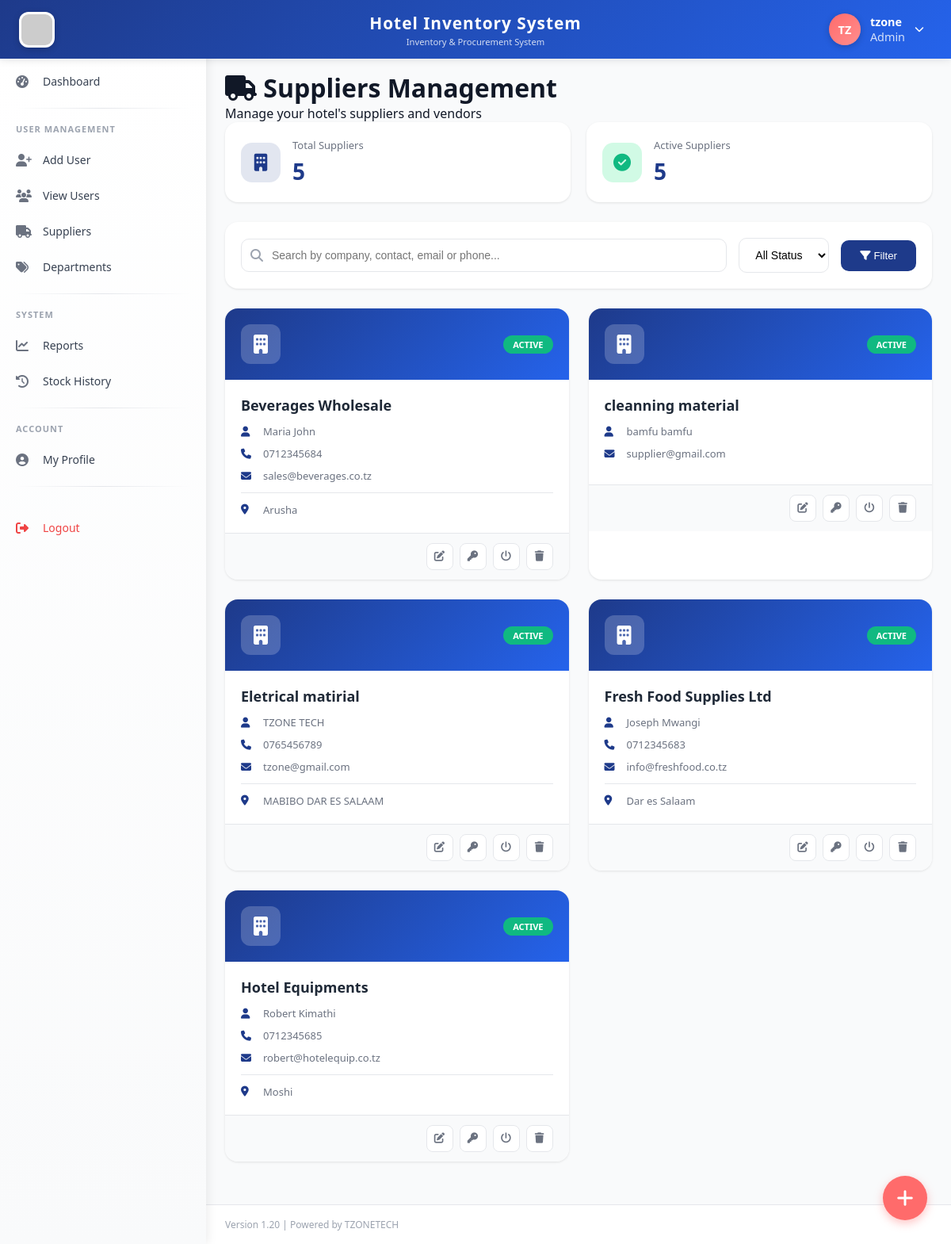
The page /manager/suppliers.php (signed in) on the database its author committed.
### tables this page shows
CREATE TABLE `users` (
  `id` int(11) NOT NULL,
  `fullname` varchar(100) NOT NULL,
  `username` varchar(50) NOT NULL,
  `password` varchar(255) NOT NULL,
  `email` varchar(100) NOT NULL,
  `phone` varchar(20) DEFAULT NULL,
  `role_id` int(11) NOT NULL,
  `status` enum('active','inactive') DEFAULT 'active',
  `created_at` timestamp NOT NULL DEFAULT current_timestamp(),
  `phone_verified` tinyint(4) DEFAULT 0,
  `reset_token` varchar(100) DEFAULT NULL,
  `reset_expires` datetime DEFAULT NULL,
  `profile_picture` varchar(255) DEFAULT NULL,
  `updated_at` timestamp NOT NULL DEFAULT current_timestamp() ON UPDATE current_timestamp()
);

CREATE TABLE `suppliers` (
  `id` int(11) NOT NULL,
  `company_name` varchar(100) NOT NULL,
  `contact_person` varchar(100) DEFAULT NULL,
  `email` varchar(100) DEFAULT NULL,
  `phone` varchar(20) DEFAULT NULL,
  `address` text DEFAULT NULL,
  `status` enum('active','inactive') DEFAULT 'active',
  `created_at` timestamp NOT NULL DEFAULT current_timestamp(),
  `password` varchar(255) DEFAULT NULL,
  `reset_token` varchar(100) DEFAULT NULL,
  `reset_expires` datetime DEFAULT NULL,
  `phone_verified` tinyint(4) DEFAULT 0,
  `updated_at` timestamp NOT NULL DEFAULT current_timestamp() ON UPDATE current_timestamp()
);

### manager/suppliers.php (the view, shortened to what this page needs)
<?php
require_once '../includes/auth_check.php';
$search = $_GET['search'] ?? '';
$sql = "SELECT * FROM suppliers WHERE 1=1";
$sql .= " ORDER BY company_name ASC";
$result = $db->query($sql);
$suppliers = $result->fetch_all(MYSQLI_ASSOC);
include '../templates/header.php';
include '../templates/sidebar.php';
?>
<div class="main-content">
    <div class="page-header">
        <h1><i class="fas fa-truck"></i> Suppliers Management</h1>
        <p>Manage your hotel's suppliers and vendors</p>
    </div>
    <div class="stats-summary">
        <div class="stat-item">
            <div class="stat-icon total">
                <i class="fas fa-building"></i>
            </div>
            <div class="stat-info">
                <div class="stat-label">Total Suppliers</div>
                <div class="stat-number" id="totalSuppliers"><?php echo count($suppliers); ?></div>
            </div>
        </div>
        <div class="stat-item">
            <div class="stat-icon active">
                <i class="fas fa-check-circle"></i>
            </div>
            <div class="stat-info">
                <div class="stat-label">Active Suppliers</div>
                <div class="stat-number" id="activeSuppliers">
                    <?php
                        $active_count = 0;
                        foreach($suppliers as $s) {
                            if($s['status'] == 'active') $active_count++;
                        }
                        echo $active_count;
                    ?>
                </div>
            </div>
        </div>
    </div>
    <div class="search-filter-bar">
        <form method="GET" action="" class="search-form" id="filterForm">
            <div class="search-box">
                <i class="fas fa-search"></i>
                <input type="text" name="search" id="searchInput" placeholder="Search by company, contact, email or phone..."
                       value="<?php echo htmlspecialchars($search); ?>" autocomplete="off">
            </div>
            <div class="filter-box">
                <select name="status" id="statusFilter" onchange="this.form.submit()">
                    <option value="">All Status</option>
                </select>
            </div>
            <button type="submit" class="btn-search">
                <i class="fas fa-filter"></i> Filter
            </button>
        </form>
    </div>
    <div class="suppliers-grid" id="suppliersGrid">
        <?php if(count($suppliers) > 0): ?>
            <?php foreach($suppliers as $index => $supplier): ?>
                <div class="supplier-card" data-id="<?php echo $supplier['id']; ?>" data-index="<?php echo $index; ?>">
                    <div class="supplier-card-header">
                        <div class="supplier-avatar">
                            <i class="fas fa-building"></i>
                        </div>
                        <div class="supplier-status <?php echo $supplier['status']; ?>">
                            <?php echo ucfirst($supplier['status']); ?>
                        </div>
                    </div>
                    <div class="supplier-card-body">
                        <h3 class="supplier-name"><?php echo htmlspecialchars($supplier['company_name']); ?></h3>
                        <?php if($supplier['contact_person']): ?>
                            <div class="supplier-contact">
                                <i class="fas fa-user"></i> <?php echo htmlspecialchars($supplier['contact_person']); ?>
                            </div>
                        <?php endif; ?>
                        <?php if($supplier['phone']): ?>
                            <div class="supplier-contact">
                                <i class="fas fa-phone"></i> <?php echo htmlspecialchars($supplier['phone']); ?>
                            </div>
                        <?php endif; ?>
                        <?php if($supplier['email']): ?>
                            <div class="supplier-contact">
                                <i class="fas fa-envelope"></i> <?php echo htmlspecialchars($supplier['email']); ?>
                            </div>
                        <?php endif; ?>
                        <?php if($supplier['address']): ?>
                            <div class="supplier-address">
                                <i class="fas fa-map-marker-alt"></i> <?php echo htmlspecialchars(substr($supplier['address'], 0, 60)); ?>
                            </div>
                        <?php endif; ?>
                    </div>
                    <div class="supplier-card-footer">
                        <button class="btn-icon edit" onclick="editSupplier(<?php echo $supplier['id']; ?>)" title="Edit Supplier">
                            <i class="fas fa-edit"></i>
                        </button>
                        <button class="btn-icon key" onclick="resetSupplierPassword(<?php echo $supplier['id']; ?>)" title="Reset Password">
                            <i class="fas fa-key"></i>
                        </button>
                        <button class="btn-icon toggle" onclick="toggleSupplierStatus(<?php echo $supplier['id']; ?>)" title="Toggle Status">
                            <i class="fas fa-power-off"></i>
                        </button>
                        <button class="btn-icon delete" onclick="deleteSupplier(<?php echo $supplier['id']; ?>)" title="Delete Supplier">
                            <i class="fas fa-trash"></i>
                        </button>
                    </div>
                </div>
            <?php endforeach; ?>
        <?php endif; ?>
    </div>
    <button class="fab" id="fabBtn" onclick="openAddModal()">
        <i class="fas fa-plus"></i>
    </button>
</div>
<?php include '../templates/footer.php'; ?>

### templates/header.php (shortened to what this page needs)
<!DOCTYPE html>
<html lang="en">
<head>
    <link rel="stylesheet" href="https://cdnjs.cloudflare.com/ajax/libs/font-awesome/6.4.0/css/all.min.css">
    <link rel="stylesheet" href="<?php echo APP_URL; ?>/assets/css/style.css">
</head>
<body>
    <div class="top-header">
        <div class="header-left">
            <img src="<?php echo APP_URL; ?>/assets/images/hotel.jpg" alt="Hotel Logo" class="logo-img" onerror="this.src='https://via.placeholder.com/45x45?text=H'">
        </div>
        <div class="header-center">
            <div class="app-title"><?php echo APP_NAME; ?></div>
            <div class="app-subtitle">Inventory & Procurement System</div>
        </div>
        <div class="header-right">
            <div class="user-info" id="userInfoBtn">
                <div class="user-avatar-circle" id="userAvatar">
                    <?php
                    $user_id = $_SESSION['user_id'] ?? 0;
                    $profile_pic = '';
                    $fullname = $_SESSION['fullname'] ?? 'User';
                    if ($user_id > 0 && isset($db)) {
                        $pic_sql = "SELECT profile_picture, fullname FROM users WHERE id = ?";
                        $pic_stmt = $db->prepare($pic_sql);
                        $pic_stmt->bind_param("i", $user_id);
                        $pic_stmt->execute();
                        $pic_result = $pic_stmt->get_result();
                        if ($pic_row = $pic_result->fetch_assoc()) {
                            $profile_pic = $pic_row['profile_picture'];
                            $fullname = $pic_row['fullname'];
                        }
                    }
                    $profile_pic_path = '';
                    if ($profile_pic_path && !empty($profile_pic)):
                    ?>
                        <img src="<?php echo $profile_pic_path; ?>?t=<?php echo time(); ?>" alt="Profile" id="headerProfileImg">
                    <?php else:
                        $name_parts = explode(' ', $fullname);
                        $initial = strtoupper(substr($name_parts[0], 0, 1));
                        if (isset($name_parts[1])) {
                            $initial .= strtoupper(substr($name_parts[1], 0, 1));
                        } else if (strlen($name_parts[0]) > 1) {
                            $initial .= strtoupper(substr($name_parts[0], 1, 1));
                        } else {
                            $initial .= strtoupper(substr($fullname, 0, 1));
                        }
                    ?>
                        <span id="headerInitials"><?php echo $initial; ?></span>
                    <?php endif; ?>
                </div>
                <div class="user-details">
                    <span class="user-name" id="headerUserName"><?php echo htmlspecialchars($fullname); ?></span>
                    <span class="user-role"><?php echo $_SESSION['role'] ?? 'Guest'; ?></span>
                </div>
                <i class="fas fa-chevron-down" style="font-size: 12px;"></i>
            </div>
        </div>
    </div>

### assets/css/style.css (style rules this page uses)
:root { --primary-dark: #1E3A8A; --primary-light: #2563EB; --accent: #FF6B6B; --accent-dark: #e55a5a; --bg-light: #F9FAFB; --white: #FFFFFF; --text-dark: #111827; --text-muted: #6B7280; --border: #E5E7EB; --shadow-sm: 0 1px 2px 0 rgba(0, 0, 0, 0.05); --shadow-md: 0 4px 6px -1px rgba(0, 0, 0, 0.1); --shadow-lg: 0 10px 15px -3px rgba(0, 0, 0, 0.1); --success: #10B981; --warning: #F59E0B; --danger: #EF4444; --info: #3B82F6; }
* { margin: 0; padding: 0; box-sizing: border-box; }
body { font-family: 'Segoe UI', Tahoma, Geneva, Verdana, sans-serif; background: var(--bg-light); color: var(--text-dark); }
.top-header { background: var(--primary-dark); color: white; padding: 12px 24px; position: fixed; top: 0; left: 0; right: 0; z-index: 1000; display: flex; justify-content: space-between; align-items: center; box-shadow: var(--shadow-md); }
.user-info { display: flex; align-items: center; gap: 20px; }
.user-info span { font-size: 0.9rem; }
.main-content { margin-left: 260px; margin-top: 65px; padding: 24px; min-height: calc(100vh - 65px); }

### templates/header.php (style rules this page uses)
* { margin: 0; padding: 0; box-sizing: border-box; }
body { font-family: 'Segoe UI', Tahoma, Geneva, Verdana, sans-serif; background: #F9FAFB; color: #111827; }
.top-header { background: linear-gradient(135deg, #1E3A8A 0%, #2563EB 100%); color: white; padding: 12px 24px; position: fixed; top: 0; left: 0; right: 0; z-index: 1000; display: flex; justify-content: space-between; align-items: center; box-shadow: 0 2px 10px rgba(0,0,0,0.1); }
.header-left { display: flex; align-items: center; gap: 15px; min-width: 200px; }
.logo-img { width: 45px; height: 45px; border-radius: 12px; object-fit: cover; box-shadow: 0 2px 8px rgba(0,0,0,0.2); background: white; padding: 3px; }
.header-center { flex: 1; text-align: center; }
.app-title { font-size: 1.3rem; font-weight: 700; letter-spacing: 1px; }
.app-subtitle { font-size: 0.7rem; opacity: 0.8; margin-top: 2px; }
.header-right { display: flex; align-items: center; gap: 20px; min-width: 200px; justify-content: flex-end; }
.user-info { display: flex; align-items: center; gap: 12px; cursor: pointer; position: relative; padding: 5px 10px; border-radius: 40px; transition: background 0.3s; }
.user-avatar-circle { width: 40px; height: 40px; border-radius: 50%; background: linear-gradient(135deg, #FF6B6B, #ff8e8e); display: flex; align-items: center; justify-content: center; font-weight: 700; font-size: 18px; color: white; text-transform: uppercase; box-shadow: 0 2px 8px rgba(0,0,0,0.2); overflow: hidden; }
.user-details { display: flex; flex-direction: column; }
.user-name { font-size: 14px; font-weight: 600; }
.user-role { font-size: 11px; opacity: 0.8; }
.main-content { margin-left: 260px; margin-top: 65px; padding: 24px; min-height: calc(100vh - 65px); }

### rows shown on the page
users: fullname "TZ", fullname "tzone"
suppliers: status "ACTIVE", company_name "Beverages Wholesale", contact_person "Maria John", phone "0712345684", email "sales@beverages.co.tz", address "Arusha"
suppliers: status "ACTIVE", company_name "cleanning material", contact_person "bamfu bamfu", email "supplier@gmail.com"
suppliers: status "ACTIVE", company_name "Eletrical matirial", contact_person "TZONE TECH", phone "0765456789", email "tzone@gmail.com", address "MABIBO DAR ES SALAAM"
suppliers: status "ACTIVE", company_name "Fresh Food Supplies Ltd", contact_person "Joseph Mwangi", phone "0712345683", email "info@freshfood.co.tz", address "Dar es Salaam"
suppliers: status "ACTIVE", company_name "Hotel Equipments", contact_person "Robert Kimathi", phone "0712345685", email "robert@hotelequip.co.tz", address "Moshi"

### other values the page prints
APP_NAME "Hotel Inventory System"
$_SESSION['role'] "Admin"
count($suppliers) "5"
$active_count "5"
